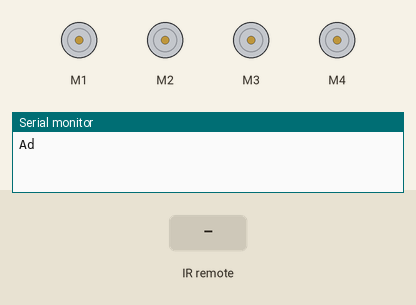
Simulated run of this sketch. Board: Arduino Uno, built with avr-gcc and run on an emulated ATmega328P. Parts: 4 × DC motor (green arrow = forward, orange = backward, longer = faster), the last lines printed to the serial monitor. The test bench sets the inputs (shaded band).

Above: at 1.2 s.
1.3 s: infrared code 0xFD20DF received
At 1.8 s:
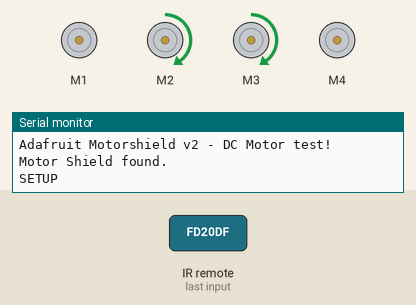
2.8 s: infrared code 0xFDA05F received
At 4.0 s:
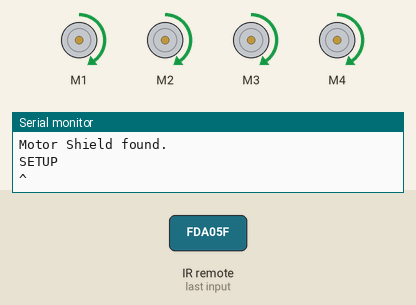
4.3 s: infrared code 0xFD609F received
At 5.1 s:
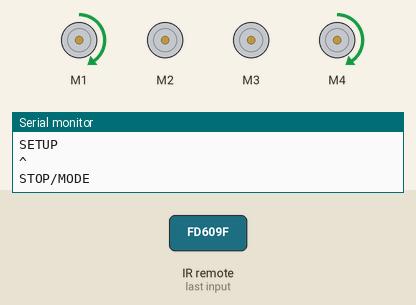
5.8 s: infrared code 0xFD10EF received
At 6.3 s:
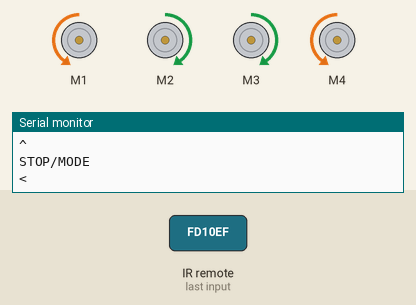
7.3 s: infrared code 0xFD906F received
At 8.5 s:
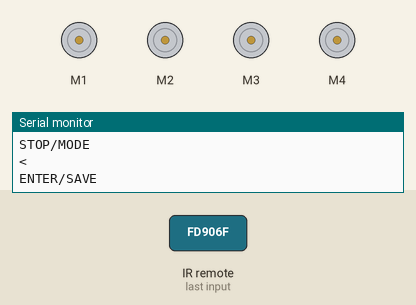
8.8 s: infrared code 0xFD50AF received
At 9.7 s:
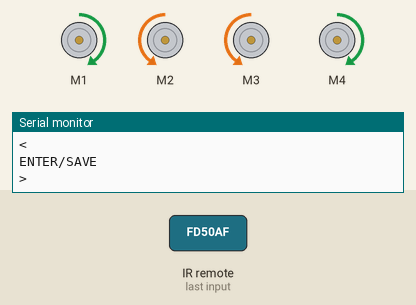
Timing chart, 0 to 11.3 s (numbered marks = the images above; inputs shaded):
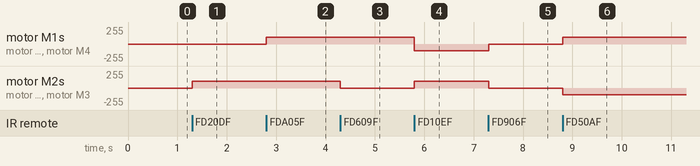

The sketch:

SeppoBot1.ino
```cpp
#include <Adafruit_MotorShield.h>
#include <IRremote.h> // include the IRremote library

Adafruit_MotorShield AFMS = Adafruit_MotorShield();
// Or, create it with a different I2C address (say for stacking)
// Adafruit_MotorShield AFMS = Adafruit_MotorShield(0x61);

// Select which 'port' M1, M2, M3 or M4. In this case, M1
Adafruit_DCMotor *frontLeftMotor = AFMS.getMotor(1);
Adafruit_DCMotor *frontRightMotor = AFMS.getMotor(2);
Adafruit_DCMotor *rearLeftMotor = AFMS.getMotor(3);
Adafruit_DCMotor *rearRightMotor = AFMS.getMotor(4);

//IRREMOTE STUFF
#define RECEIVER_PIN 2 // define the IR receiver pin
IRrecv receiver(RECEIVER_PIN); // create a receiver object of the IRrecv class
decode_results results; // create a results object of the decode_results class
unsigned long key_value = 0; // variable to store the key value

void setup() {
  Serial.begin(9600);           // set up Serial library at 9600 bps
  Serial.println("Adafruit Motorshield v2 - DC Motor test!");
  if (!AFMS.begin()) {         // create with the default frequency 1.6KHz
  // if (!AFMS.begin(1000)) {  // OR with a different frequency, say 1KHz
    Serial.println("Could not find Motor Shield. Check wiring.");
    while (1);
  }
  Serial.println("Motor Shield found.");

  Serial.begin(9600); // begin serial communication with a baud rate of 9600
  receiver.enableIRIn(); // enable the receiver
  receiver.blink13(true); // enable blinking of the built-in LED when an IR signal is received

}

void loop() {

  uint8_t motorSpeed;
  motorSpeed=100;

  if (receiver.decode(&results)) { // decode the received signal and store it in results
    if (results.value == 0xFFFFFFFF) { // if the value is equal to 0xFFFFFFFF
      results.value = key_value; // set the value to the key value
    }
    switch (results.value) { // compare the value to the following cases
      case 0xFD00FF: // if the value is equal to 0xFD00FF
        Serial.println("VOL-"); // print "POWER" in the Serial Monitor
        if((motorSpeed-10)<255){
          motorSpeed=motorSpeed+10;
          Serial.print("Motor speed set to ");
          Serial.println(motorSpeed);
        }
        break;
      case 0xFD807F:
        Serial.println(">||");
        break;
      case 0xFD40BF:
        Serial.println("VOL+");
        if((motorSpeed-10)<0){
          motorSpeed=motorSpeed-10;
          Serial.print("Motor speed set to ");
          Serial.println(motorSpeed);
        }
        break;
      case 0xFD20DF:
        Serial.println("SETUP");
        moveForwardLeft(motorSpeed);
        break;
      case 0xFDA05F:
        Serial.println("^");
        moveForward(motorSpeed);
        break ;
      case 0xFD609F:
        Serial.println("STOP/MODE");
        moveForwardRight(motorSpeed);
        break ;
      case 0xFD10EF:
        Serial.println("<");
        moveLeft(motorSpeed);
        break ;
      case 0xFD906F:
        Serial.println("ENTER/SAVE");
        moveStop();
        break ;
      case 0xFD50AF:
        Serial.println(">");
        moveRight(motorSpeed);
        break ;
      case 0xFD30CF:
        Serial.println("0 10+");
        moveBackwardLeft(motorSpeed);
        break ;
      case 0xFDB04F:
        Serial.println("\\/");
        moveBackward(motorSpeed);
        break ;
      case 0xFD708F:
        Serial.println("<-");
        moveBackwardRight(motorSpeed);
        break ;
      case 0xFD08F7:
        Serial.println("1");
        break ;
      case 0xFD8877:
        Serial.println("2");
        break ;
      case 0xFD48B7:
        Serial.println("3");
        break ;
      case 0xFD28D7:
        Serial.println("4");
        break ;
      case 0xFDA857:
        Serial.println("5");
        break ;
      case 0xFD6897:
        Serial.println("6");
        break ;
      case 0xFD18E7:
        Serial.println("7");
        break ;
      case 0xFD9867:
        Serial.println("8");
        break ;
      case 0xFD58A7:
        Serial.println("9");
        break ;
    }
    key_value = results.value; // store the value as key_value
    receiver.resume(); // reset the receiver for the next code
  }


  //TEST MOVEMENTS

  uint8_t i;
  i=100;

  //CIRCLISH!
  /*moveForward(i);
  delay(1000);
  moveForwardRight(i);
  delay(1000);
  moveRight(i);
  delay(1000);
  moveBackwardRight(i);
  delay(1000);
  moveBackward(i);
  delay(1000);
  moveBackwardLeft(i);
  delay(1000);
  moveLeft(i);
  delay(1000);
  moveForwardLeft(i);
  delay(1000);
  */

  // ZIGZAG FORWARD
  /*
  moveForwardRight(i);
  delay(2000);
  moveForwardLeft(i);
  delay(2000);
  */

  /*ROTATIONTEST
   * rotateClockwiseAroundCenter(i);
  delay(2500);
  rotateAnticlockwiseAroundCenter(i);
  delay(2500);

  rotateClockwiseAroundBackCenter(i);
  delay(2500);
  rotateAnticlockwiseAroundBackCenter(i);
  delay(2500);

  rotateClockwiseAroundFrontCenter(i);
  delay(2500);
  rotateAnticlockwiseAroundFrontCenter(i);
  delay(2500);
  */

  /*moveForward(i);
  delay(2000);
  moveRight(i);
  delay(2000);
  moveBackward(i);
  delay(2000);
  moveLeft(i);
  delay(2000);
  */
}

// Rotation
void rotateClockwiseAroundCenter(uint8_t motorSpeed){
  setMotors(motorSpeed, FORWARD, BACKWARD, FORWARD, BACKWARD);
}
void rotateAnticlockwiseAroundCenter(uint8_t motorSpeed){
  setMotors(motorSpeed, BACKWARD, FORWARD, BACKWARD, FORWARD);
}
void rotateClockwiseAroundBackCenter(uint8_t motorSpeed){
  setMotors(motorSpeed, FORWARD, BACKWARD, RELEASE, RELEASE);
}
void rotateAnticlockwiseAroundBackCenter(uint8_t motorSpeed){
  setMotors(motorSpeed, BACKWARD, FORWARD, RELEASE, RELEASE);
}
void rotateClockwiseAroundFrontCenter(uint8_t motorSpeed){
  setMotors(motorSpeed, RELEASE, RELEASE, BACKWARD, FORWARD);
}
void rotateAnticlockwiseAroundFrontCenter(uint8_t motorSpeed){
  setMotors(motorSpeed, RELEASE, RELEASE, FORWARD, BACKWARD);
}


// Compass Points
void moveForward(uint8_t motorSpeed) {
  setMotors(motorSpeed, FORWARD, FORWARD, FORWARD, FORWARD);
}
void moveForwardRight(uint8_t motorSpeed) {
  setMotors(motorSpeed, FORWARD, RELEASE, RELEASE, FORWARD);
}
void moveForwardLeft(uint8_t motorSpeed) {
  setMotors(motorSpeed, RELEASE, FORWARD, FORWARD, RELEASE);
}
void moveBackward(uint8_t motorSpeed) {
  setMotors(motorSpeed, BACKWARD, BACKWARD, BACKWARD, BACKWARD);
}
void moveBackwardLeft(uint8_t motorSpeed) {
  setMotors(motorSpeed, BACKWARD, RELEASE, RELEASE, BACKWARD);
}
void moveBackwardRight(uint8_t motorSpeed) {
  setMotors(motorSpeed, RELEASE, BACKWARD, BACKWARD, RELEASE);
}
void moveRight(uint8_t motorSpeed) {
  setMotors(motorSpeed, FORWARD, BACKWARD, BACKWARD, FORWARD);
}
void moveLeft(uint8_t motorSpeed) {
  setMotors(motorSpeed, BACKWARD, FORWARD, FORWARD, BACKWARD);
}
void moveStop() {
  setMotors(0, RELEASE, RELEASE, RELEASE, RELEASE);
}

void setMotors(uint8_t frontLeftDirecton, uint8_t frontLeftSpeed,
               uint8_t frontRightDirecton, uint8_t frontRightSpeed,
               uint8_t rearLeftDirecton, uint8_t rearLeftSpeed,
               uint8_t rearRightDirecton, uint8_t rearRightSpeed) {

  frontLeftMotor->setSpeed(frontLeftSpeed);
  frontRightMotor->setSpeed(frontRightSpeed);
  rearLeftMotor->setSpeed(rearLeftSpeed);
  rearRightMotor->setSpeed(rearRightSpeed);

  frontLeftMotor->run(frontLeftDirecton);
  frontRightMotor->run(frontRightDirecton);
  rearLeftMotor->run(rearLeftDirecton);
  rearRightMotor->run(rearRightDirecton);

               }

void setMotors(uint8_t motorSpeed, uint8_t frontLeftDirecton, uint8_t frontRightDirecton,
               uint8_t rearLeftDirecton, uint8_t rearRightDirecton) {

  setMotors(frontLeftDirecton, motorSpeed,
               frontRightDirecton, motorSpeed,
               rearLeftDirecton, motorSpeed,
               rearRightDirecton, motorSpeed);

               }
```

Measured:
- after the input at 1.3 s, motor M2, motor M3: stopped → forward 100/255 at once
- after the input at 2.8 s, motor M1, motor M4: stopped → forward 100/255 at once
- after the input at 4.3 s, motor M2, motor M3: forward 100/255 → stopped at once
- after the input at 5.8 s, motor M1, motor M4: forward 100/255 → backward 100/255 at once; motor M2, motor M3: stopped → forward 100/255 at once
- after the input at 7.3 s, motor M1, motor M4: backward 100/255 → stopped at once; motor M2, motor M3: forward 100/255 → stopped at once
- after the input at 8.8 s, motor M1, motor M4: stopped → forward 100/255 at once; motor M2, motor M3: stopped → backward 100/255 at once
